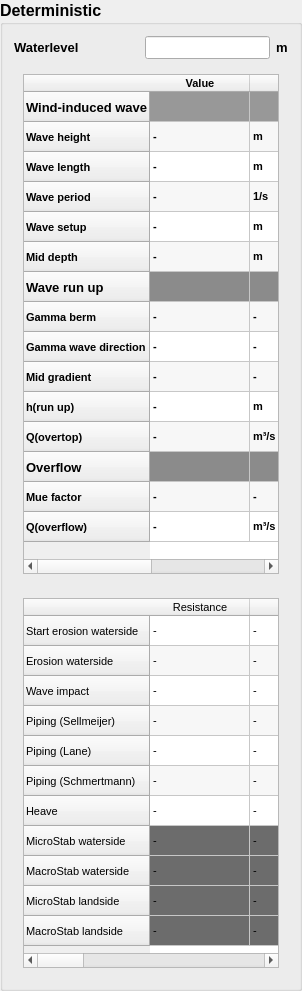
        <widget class="QGroupBox" name="groupBox_determ">
         <property name="minimumSize">
          <size>
           <width>0</width>
           <height>100</height>
          </size>
         </property>
         <property name="baseSize">
          <size>
           <width>0</width>
           <height>0</height>
          </size>
         </property>
         <property name="font">
          <font>
           <family>Arial</family>
           <pointsize>12</pointsize>
           <weight>75</weight>
           <bold>true</bold>
          </font>
         </property>
         <property name="toolTip">
          <string>Show deterministc results</string>
         </property>
         <property name="title">
          <string>Deterministic</string>
         </property>
         <layout class="QGridLayout" name="gridLayout">
          <item row="0" column="3">
           <widget class="QLabel" name="label_4">
            <property name="font">
             <font>
              <pointsize>10</pointsize>
             </font>
            </property>
            <property name="text">
             <string>m</string>
            </property>
           </widget>
          </item>
          <item row="0" column="2">
           <widget class="QLineEdit" name="lineEdit_waterlevel_det">
            <property name="font">
             <font>
              <pointsize>10</pointsize>
             </font>
            </property>
            <property name="alignment">
             <set>Qt::AlignRight|Qt::AlignTrailing|Qt::AlignVCenter</set>
            </property>
            <property name="readOnly">
             <bool>true</bool>
            </property>
           </widget>
          </item>
          <item row="0" column="1">
           <spacer name="horizontalSpacer_2">
            <property name="orientation">
             <enum>Qt::Horizontal</enum>
            </property>
            <property name="sizeHint" stdset="0">
             <size>
              <width>40</width>
              <height>20</height>
             </size>
            </property>
           </spacer>
          </item>
          <item row="0" column="0">
           <widget class="QLabel" name="label_3">
            <property name="font">
             <font>
              <pointsize>10</pointsize>
             </font>
            </property>
            <property name="text">
             <string>Waterlevel</string>
            </property>
           </widget>
          </item>
          <item row="1" column="0" colspan="4">
           <widget class="Sys_Base_Expand_Wid" name="expander_det_mech" native="true">
            <property name="font">
             <font>
              <pointsize>8</pointsize>
             </font>
            </property>
            <layout class="QVBoxLayout" name="verticalLayout_3">
             <item>
              <widget class="QTableWidget" name="tableWidget_det_mech">
               <property name="minimumSize">
                <size>
                 <width>0</width>
                 <height>500</height>
                </size>
               </property>
               <property name="styleSheet">
                <string notr="true">font: 8pt &quot;Arial&quot;</string>
               </property>
               <property name="alternatingRowColors">
                <bool>true</bool>
               </property>
               <property name="selectionMode">
                <enum>QAbstractItemView::MultiSelection</enum>
               </property>
               <property name="selectionBehavior">
                <enum>QAbstractItemView::SelectRows</enum>
               </property>
               <row>
                <property name="text">
                 <string>Wind-induced wave</string>
                </property>
                <property name="font">
                 <font>
                  <family>Arial</family>
                  <pointsize>10</pointsize>
                  <weight>75</weight>
                  <bold>true</bold>
                 </font>
                </property>
                <property name="background">
                 <color>
                  <red>152</red>
                  <green>152</green>
                  <blue>152</blue>
                 </color>
                </property>
                <property name="foreground">
                 <brush brushstyle="SolidPattern">
                  <color alpha="255">
                   <red>0</red>
                   <green>0</green>
                   <blue>0</blue>
                  </color>
                 </brush>
                </property>
               </row>
               <row>
                <property name="text">
                 <string>Wave height</string>
                </property>
               </row>
               <row>
                <property name="text">
                 <string>Wave length</string>
                </property>
               </row>
               <row>
                <property name="text">
                 <string>Wave period</string>
                </property>
               </row>
               <row>
                <property name="text">
                 <string>Wave setup</string>
                </property>
               </row>
               <row>
                <property name="text">
                 <string>Mid depth</string>
                </property>
               </row>
               <row>
                <property name="text">
                 <string>Wave run up</string>
                </property>
                <property name="font">
                 <font>
                  <family>Arial</family>
                  <pointsize>10</pointsize>
                  <weight>75</weight>
                  <bold>true</bold>
                 </font>
                </property>
               </row>
               <row>
                <property name="text">
                 <string>Gamma berm</string>
                </property>
               </row>
               <row>
                <property name="text">
                 <string>Gamma wave direction</string>
                </property>
               </row>
               <row>
                <property name="text">
                 <string>Mid gradient</string>
                </property>
               </row>
               <row>
                <property name="text">
                 <string>h(run up)</string>
                </property>
               </row>
               <row>
                <property name="text">
                 <string>Q(overtop)</string>
                </property>
               </row>
               <row>
                <property name="text">
                 <string>Overflow</string>
                </property>
                <property name="font">
                 <font>
                  <family>Arial</family>
                  <pointsize>10</pointsize>
                  <weight>75</weight>
                  <bold>true</bold>
                 </font>
                </property>
               </row>
               <row>
                <property name="text">
                 <string>Mue factor</string>
                </property>
               </row>
               <row>
                <property name="text">
                 <string>Q(overflow)</string>
                </property>
               </row>
               <column>
                <property name="text">
                 <string>Value</string>
                </property>
               </column>
               <column>
                <property name="text">
                 <string>Unit</string>
                </property>
               </column>
               <item row="0" column="0">
                <property name="text">
                 <string/>
                </property>
                <property name="background">
                 <brush brushstyle="SolidPattern">
                  <color alpha="255">
                   <red>152</red>
                   <green>152</green>
                   <blue>152</blue>
                  </color>
                 </brush>
                </property>
               </item>
               <item row="0" column="1">
                <property name="text">
                 <string/>
                </property>
                <property name="background">
                 <brush brushstyle="SolidPattern">
                  <color alpha="255">
                   <red>152</red>
                   <green>152</green>
                   <blue>152</blue>
                  </color>
                 </brush>
                </property>
               </item>
               <item row="1" column="0">
                <property name="text">
                 <string>-</string>
                </property>
               </item>
               <item row="1" column="1">
                <property name="text">
                 <string>m</string>
                </property>
               </item>
               <item row="2" column="0">
                <property name="text">
                 <string>-</string>
                </property>
               </item>
               <item row="2" column="1">
                <property name="text">
                 <string>m</string>
                </property>
               </item>
               <item row="3" column="0">
                <property name="text">
                 <string>-</string>
                </property>
               </item>
               <item row="3" column="1">
                <property name="text">
                 <string>1/s</string>
                </property>
               </item>
               <item row="4" column="0">
                <property name="text">
                 <string>-</string>
                </property>
               </item>
               <item row="4" column="1">
                <property name="text">
                 <string>m</string>
                </property>
               </item>
               <item row="5" column="0">
                <property name="text">
                 <string>-</string>
                </property>
               </item>
               <item row="5" column="1">
                <property name="text">
                 <string>m</string>
                </property>
               </item>
               <item row="6" column="0">
                <property name="text">
                 <string/>
                </property>
                <property name="background">
                 <brush brushstyle="SolidPattern">
                  <color alpha="255">
                   <red>139</red>
                   <green>139</green>
                   <blue>139</blue>
                  </color>
                 </brush>
                </property>
               </item>
               <item row="6" column="1">
                <property name="text">
                 <string/>
                </property>
                <property name="background">
                 <brush brushstyle="SolidPattern">
                  <color alpha="255">
                   <red>139</red>
                   <green>139</green>
                   <blue>139</blue>
                  </color>
                 </brush>
                </property>
               </item>
               <item row="7" column="0">
                <property name="text">
                 <string>-</string>
                </property>
               </item>
               <item row="7" column="1">
                <property name="text">
                 <string>-</string>
                </property>
               </item>
               <item row="8" column="0">
                <property name="text">
                 <string>-</string>
                </property>
               </item>
               <item row="8" column="1">
                <property name="text">
                 <string>-</string>
                </property>
               </item>
               <item row="9" column="0">
                <property name="text">
                 <string>-</string>
                </property>
               </item>
               <item row="9" column="1">
                <property name="text">
                 <string>-</string>
                </property>
               </item>
               <item row="10" column="0">
                <property name="text">
                 <string>-</string>
                </property>
               </item>
               <item row="10" column="1">
                <property name="text">
                 <string>m</string>
                </property>
               </item>
               <item row="11" column="0">
                <property name="text">
                 <string>-</string>
                </property>
               </item>
               <item row="11" column="1">
                <property name="text">
                 <string>m³/s</string>
                </property>
               </item>
               <item row="12" column="0">
                <property name="text">
                 <string/>
                </property>
                <property name="background">
                 <brush brushstyle="SolidPattern">
                  <color alpha="255">
                   <red>139</red>
                   <green>139</green>
                   <blue>139</blue>
                  </color>
                 </brush>
                </property>
               </item>
               <item row="12" column="1">
                <property name="text">
                 <string/>
                </property>
                <property name="background">
                 <brush brushstyle="SolidPattern">
                  <color alpha="255">
                   <red>139</red>
                   <green>139</green>
                   <blue>139</blue>
                  </color>
                 </brush>
                </property>
               </item>
               <item row="13" column="0">
                <property name="text">
                 <string>-</string>
                </property>
               </item>
               <item row="13" column="1">
                <property name="text">
                 <string>-</string>
                </property>
               </item>
               <item row="14" column="0">
                <property name="text">
                 <string>-</string>
                </property>
               </item>
               <item row="14" column="1">
                <property name="text">
                 <string>m³/s</string>
                </property>
               </item>
              </widget>
             </item>
            </layout>
           </widget>
          </item>
          <item row="4" column="0" colspan="4">
           <widget class="Sys_Base_Expand_Wid" name="expander_det_mech_f" native="true">
            <property name="font">
             <font>
              <pointsize>8</pointsize>
             </font>
            </property>
            <layout class="QVBoxLayout" name="verticalLayout_5">
             <item>
              <widget class="QTableWidget" name="tableWidget_det_f_mech">
               <property name="minimumSize">
                <size>
                 <width>0</width>
                 <height>370</height>
                </size>
               </property>
               <property name="font">
                <font>
                 <family>Arial</family>
                 <pointsize>8</pointsize>
                 <weight>50</weight>
                 <bold>false</bold>
                </font>
               </property>
               <property name="styleSheet">
                <string notr="true">font: 8pt &quot;Arial&quot;</string>
               </property>
               <property name="alternatingRowColors">
                <bool>true</bool>
               </property>
               <property name="selectionMode">
                <enum>QAbstractItemView::MultiSelection</enum>
               </property>
               <property name="selectionBehavior">
                <enum>QAbstractItemView::SelectRows</enum>
               </property>
               <property name="showGrid">
                <bool>true</bool>
               </property>
               <property name="sortingEnabled">
                <bool>false</bool>
               </property>
               <property name="cornerButtonEnabled">
                <bool>false</bool>
               </property>
               <row>
                <property name="text">
                 <string>Start erosion waterside</string>
                </property>
               </row>
               <row>
                <property name="text">
                 <string>Erosion waterside</string>
                </property>
               </row>
               <row>
                <property name="text">
                 <string>Wave impact</string>
                </property>
               </row>
               <row>
                <property name="text">
                 <string>Piping (Sellmeijer)</string>
                </property>
               </row>
               <row>
                <property name="text">
                 <string>Piping (Lane)</string>
                </property>
               </row>
               <row>
                <property name="text">
                 <string>Piping (Schmertmann)</string>
                </property>
               </row>
               <row>
                <property name="text">
                 <string>Heave</string>
                </property>
               </row>
               <row>
                <property name="text">
                 <string>MicroStab waterside</string>
                </property>
               </row>
               <row>
                <property name="text">
                 <string>MacroStab waterside</string>
                </property>
               </row>
               <row>
                <property name="text">
                 <string>MicroStab landside</string>
                </property>
               </row>
               <row>
                <property name="text">
                 <string>MacroStab landside</string>
                </property>
               </row>
               <column>
                <property name="text">
                 <string>Resistance</string>
                </property>
               </column>
               <column>
                <property name="text">
                 <string>Stress</string>
                </property>
               </column>
               <column>
                <property name="text">
                 <string>SF (Quot)</string>
                </property>
               </column>
               <column>
                <property name="text">
                 <string>SF (Diff)</string>
                </property>
               </column>
               <column>
                <property name="text">
                 <string>Unit</string>
                </property>
               </column>
               <item row="0" column="0">
                <property name="text">
                 <string>-</string>
                </property>
               </item>
               <item row="0" column="1">
                <property name="text">
                 <string>-</string>
                </property>
               </item>
               <item row="0" column="2">
                <property name="text">
                 <string>-</string>
                </property>
               </item>
               <item row="0" column="3">
                <property name="text">
                 <string>-</string>
                </property>
               </item>
               <item row="0" column="4">
                <property name="text">
                 <string>-</string>
                </property>
               </item>
               <item row="1" column="0">
                <property name="text">
                 <string>-</string>
                </property>
               </item>
               <item row="1" column="1">
                <property name="text">
                 <string>-</string>
                </property>
               </item>
               <item row="1" column="2">
                <property name="text">
                 <string>-</string>
                </property>
               </item>
               <item row="1" column="3">
                <property name="text">
                 <string>-</string>
                </property>
               </item>
               <item row="1" column="4">
                <property name="text">
                 <string>s</string>
                </property>
               </item>
               <item row="2" column="0">
                <property name="text">
                 <string>-</string>
                </property>
               </item>
               <item row="2" column="1">
                <property name="text">
                 <string>-</string>
                </property>
               </item>
               <item row="2" column="2">
                <property name="text">
                 <string>-</string>
                </property>
               </item>
               <item row="2" column="3">
                <property name="text">
                 <string>-</string>
                </property>
               </item>
               <item row="2" column="4">
                <property name="text">
                 <string>m</string>
                </property>
               </item>
               <item row="3" column="0">
                <property name="text">
                 <string>-</string>
                </property>
               </item>
               <item row="3" column="1">
                <property name="text">
                 <string>-</string>
                </property>
               </item>
               <item row="3" column="2">
                <property name="text">
                 <string>-</string>
                </property>
               </item>
               <item row="3" column="3">
                <property name="text">
                 <string>-</string>
                </property>
               </item>
               <item row="3" column="4">
                <property name="text">
                 <string>m</string>
                </property>
               </item>
               <item row="4" column="0">
                <property name="text">
                 <string>-</string>
                </property>
               </item>
               <item row="4" column="1">
                <property name="text">
                 <string>-</string>
                </property>
               </item>
               <item row="4" column="2">
                <property name="text">
                 <string>-</string>
                </property>
               </item>
               <item row="4" column="3">
                <property name="text">
                 <string>-</string>
                </property>
               </item>
               <item row="4" column="4">
                <property name="text">
                 <string>m</string>
                </property>
               </item>
               <item row="5" column="0">
                <property name="text">
                 <string>-</string>
                </property>
               </item>
               <item row="5" column="1">
                <property name="text">
                 <string>-</string>
                </property>
               </item>
               <item row="5" column="2">
                <property name="text">
                 <string>-</string>
                </property>
               </item>
               <item row="5" column="3">
                <property name="text">
                 <string>-</string>
                </property>
               </item>
               <item row="5" column="4">
                <property name="text">
                 <string>m</string>
                </property>
               </item>
               <item row="6" column="0">
                <property name="text">
                 <string>-</string>
                </property>
               </item>
               <item row="6" column="1">
                <property name="text">
                 <string>-</string>
                </property>
               </item>
               <item row="6" column="2">
                <property name="text">
                 <string>-</string>
                </property>
               </item>
               <item row="6" column="3">
                <property name="text">
                 <string>-</string>
                </property>
               </item>
               <item row="6" column="4">
                <property name="text">
                 <string>kN</string>
                </property>
               </item>
               <item row="7" column="0">
                <property name="text">
                 <string>-</string>
                </property>
                <property name="background">
                 <brush brushstyle="SolidPattern">
                  <color alpha="255">
                   <red>108</red>
                   <green>108</green>
                   <blue>108</blue>
                  </color>
                 </brush>
                </property>
               </item>
               <item row="7" column="1">
                <property name="text">
                 <string>-</string>
                </property>
                <property name="background">
                 <brush brushstyle="SolidPattern">
                  <color alpha="255">
                   <red>108</red>
                   <green>108</green>
                   <blue>108</blue>
                  </color>
                 </brush>
                </property>
               </item>
               <item row="7" column="2">
                <property name="text">
                 <string>-</string>
                </property>
               </item>
               <item row="7" column="3">
                <property name="text">
                 <string>-</string>
                </property>
                <property name="background">
                 <brush brushstyle="SolidPattern">
                  <color alpha="255">
                   <red>108</red>
                   <green>108</green>
                   <blue>108</blue>
                  </color>
                 </brush>
                </property>
               </item>
               <item row="7" column="4">
                <property name="text">
                 <string>N</string>
                </property>
               </item>
               <item row="8" column="0">
                <property name="text">
                 <string>-</string>
                </property>
                <property name="background">
                 <brush brushstyle="SolidPattern">
                  <color alpha="255">
                   <red>108</red>
                   <green>108</green>
                   <blue>108</blue>
                  </color>
                 </brush>
                </property>
               </item>
               <item row="8" column="1">
                <property name="text">
                 <string>-</string>
                </property>
                <property name="background">
                 <brush brushstyle="SolidPattern">
                  <color alpha="255">
                   <red>108</red>
                   <green>108</green>
                   <blue>108</blue>
                  </color>
                 </brush>
                </property>
               </item>
               <item row="8" column="2">
                <property name="text">
                 <string>-</string>
                </property>
               </item>
               <item row="8" column="3">
                <property name="text">
                 <string>-</string>
                </property>
                <property name="background">
                 <brush brushstyle="SolidPattern">
                  <color alpha="255">
                   <red>108</red>
                   <green>108</green>
                   <blue>108</blue>
                  </color>
                 </brush>
                </property>
               </item>
               <item row="8" column="4">
                <property name="text">
                 <string>N</string>
                </property>
               </item>
               <item row="9" column="0">
                <property name="text">
                 <string>-</string>
                </property>
                <property name="background">
                 <brush brushstyle="SolidPattern">
                  <color alpha="255">
                   <red>108</red>
                   <green>108</green>
                   <blue>108</blue>
                  </color>
                 </brush>
                </property>
               </item>
               <item row="9" column="1">
                <property name="text">
                 <string>-</string>
                </property>
                <property name="background">
                 <brush brushstyle="SolidPattern">
                  <color alpha="255">
                   <red>108</red>
                   <green>108</green>
                   <blue>108</blue>
                  </color>
                 </brush>
                </property>
               </item>
               <item row="9" column="2">
                <property name="text">
                 <string>-</string>
                </property>
               </item>
               <item row="9" column="3">
                <property name="text">
                 <string>-</string>
                </property>
                <property name="background">
                 <brush brushstyle="SolidPattern">
                  <color alpha="255">
                   <red>108</red>
                   <green>108</green>
                   <blue>108</blue>
                  </color>
                 </brush>
                </property>
                <property name="foreground">
                 <brush brushstyle="NoBrush">
                  <color alpha="255">
                   <red>108</red>
                   <green>108</green>
                   <blue>108</blue>
                  </color>
                 </brush>
                </property>
               </item>
               <item row="9" column="4">
                <property name="text">
                 <string>N</string>
                </property>
               </item>
               <item row="10" column="0">
                <property name="text">
                 <string>-</string>
                </property>
                <property name="background">
                 <brush brushstyle="SolidPattern">
                  <color alpha="255">
                   <red>108</red>
                   <green>108</green>
                   <blue>108</blue>
                  </color>
                 </brush>
                </property>
               </item>
               <item row="10" column="1">
                <property name="text">
                 <string>-</string>
                </property>
                <property name="background">
                 <brush brushstyle="SolidPattern">
                  <color alpha="255">
                   <red>108</red>
                   <green>108</green>
                   <blue>108</blue>
                  </color>
                 </brush>
                </property>
               </item>
               <item row="10" column="2">
                <property name="text">
                 <string>-</string>
                </property>
               </item>
               <item row="10" column="3">
                <property name="text">
                 <string>-</string>
                </property>
                <property name="background">
                 <brush brushstyle="SolidPattern">
                  <color alpha="255">
                   <red>108</red>
                   <green>108</green>
                   <blue>108</blue>
                  </color>
                 </brush>
                </property>
                <property name="foreground">
                 <brush brushstyle="NoBrush">
                  <color alpha="255">
                   <red>108</red>
                   <green>108</green>
                   <blue>108</blue>
                  </color>
                 </brush>
                </property>
               </item>
               <item row="10" column="4">
                <property name="text">
                 <string>N</string>
                </property>
               </item>
              </widget>
             </item>
            </layout>
           </widget>
          </item>
         </layout>
        </widget>
